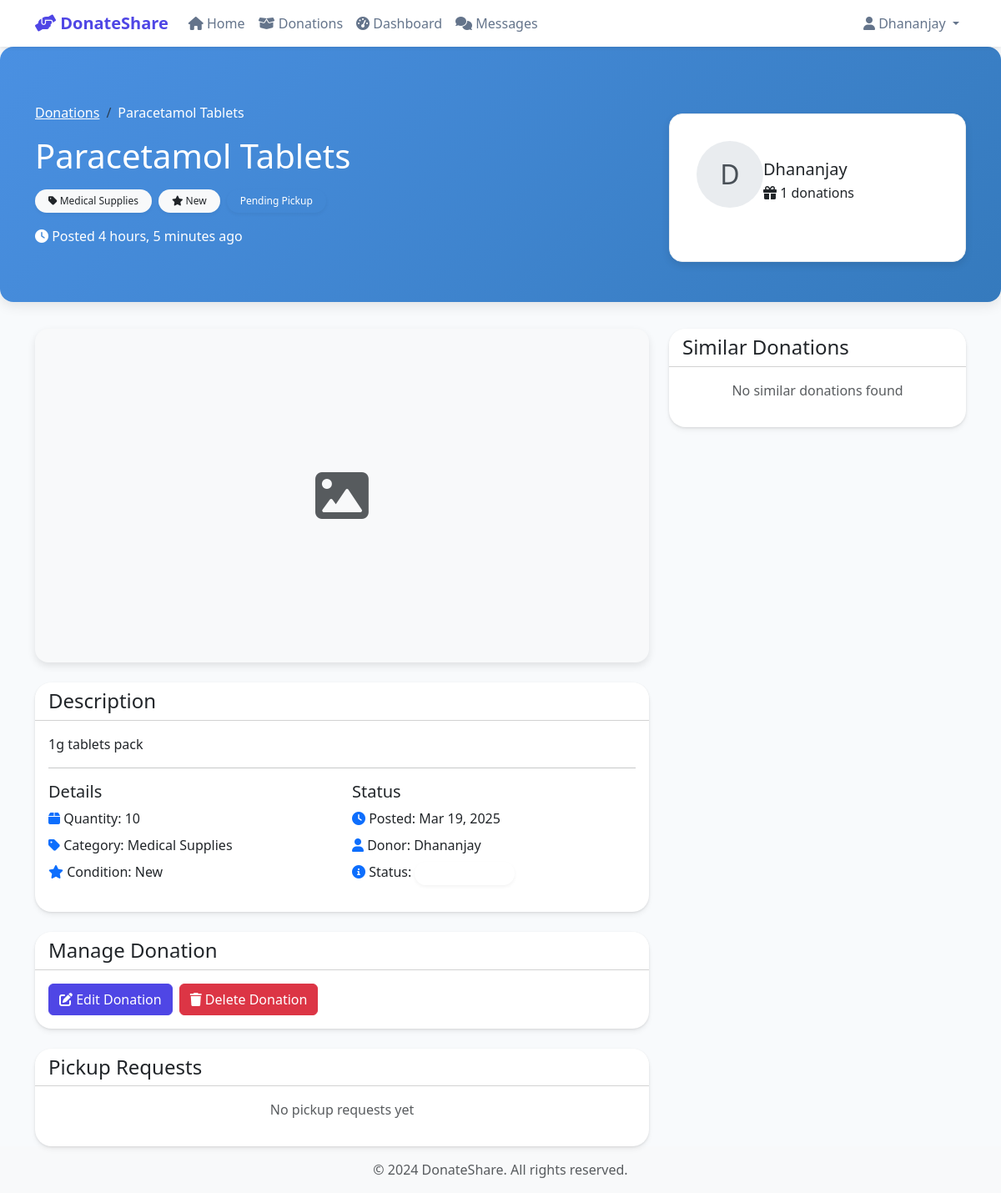
The page /donations/2/ (signed in) on the database its author committed.
### chat/models.py (models this page shows, shortened)
class Donation(models.Model):
    donor = models.ForeignKey(User, related_name='donations', on_delete=models.CASCADE)
    recipient = models.ForeignKey(User, related_name='received_donations', null=True, blank=True, on_delete=models.SET_NULL)
    item_name = models.CharField(max_length=100)
    description = models.TextField()
    category = models.ForeignKey(Category, on_delete=models.PROTECT)
    quantity = models.IntegerField(default=1)
    condition = models.CharField(max_length=50, choices=[
        ('NEW', 'New'),
        ('EXCELLENT', 'Used - Excellent'),
        ('GOOD', 'Used - Good'),
        ('FAIR', 'Used - Fair'),
    ])
    donation_date = models.DateTimeField(auto_now_add=True)
    status = models.CharField(max_length=20, choices=[
        ('AVAILABLE', 'Available'),
        ('PENDING', 'Pending Pickup'),
        ('PICKED_UP', 'Picked Up'),
        ('DELIVERED', 'Delivered'),
    ], default='AVAILABLE')
    image_path = models.ImageField(upload_to='donations/', null=True, blank=True)

class Category(models.Model):
    name = models.CharField(max_length=50, unique=True)
    class Meta:
        verbose_name_plural = 'Categories'

### chat/views/donation_views.py (the view)
# urls.py: path('donations/<int:pk>/', views.donation_detail, name='donation_detail'),
@login_required
def donation_detail(request, pk):
    donation = get_object_or_404(
        Donation.objects.select_related('donor', 'category'),
        pk=pk
    )
    requests = None
    if request.user == donation.donor:
        requests = PickupRequest.objects.filter(
            donation=donation
        ).select_related('recipient').order_by('-request_date')
    similar_donations = Donation.objects.filter(
        status='AVAILABLE',
        category=donation.category
    ).exclude(pk=donation.pk)[:3]
    return render(request, 'chat/donation_detail.html', {
        'donation': donation,
        'requests': requests,
        'similar_donations': similar_donations,
        'user_profile': request.user.userprofile
    })

### templates/chat/donation_detail.html (shortened to what this page needs)
{% extends 'base.html' %}
{% load static %}
{% block content %}
<div class="donation-header">
    <div class="container">
        <div class="row align-items-center">
            <div class="col-md-8">
                <nav aria-label="breadcrumb">
                    <ol class="breadcrumb">
                        <li class="breadcrumb-item"><a href="{% url 'chat:donation_list' %}" class="text-white">Donations</a></li>
                        <li class="breadcrumb-item active text-white" aria-current="page">{{ donation.item_name }}</li>
                    </ol>
                </nav>
                <h1 class="mb-3">{{ donation.item_name }}</h1>
                <div class="d-flex align-items-center mb-3">
                    <span class="badge bg-light text-dark me-2">
                        <i class="fas fa-tag"></i> {{ donation.category.name }}
                    </span>
                    <span class="badge bg-light text-dark me-2">
                        <i class="fas fa-star"></i> {{ donation.get_condition_display }}
                    </span>
                    <span class="badge bg-{{ donation.status|lower }}">
                        {{ donation.get_status_display }}
                    </span>
                </div>
                <p class="mb-0">
                    <i class="fas fa-clock"></i> Posted {{ donation.donation_date|timesince }} ago
                </p>
            </div>
            <div class="col-md-4">
                <div class="donor-card">
                    <div class="d-flex align-items-center mb-3">
                        <div class="donor-avatar">
                            {{ donation.donor.username|make_list|first|upper }}
                        </div>
                        <div>
                            <h5 class="mb-1">{{ donation.donor.username }}</h5>
                            <p class="mb-0">
                                <i class="fas fa-gift"></i> {{ donation.donor.donations.count }} donations
                            </p>
                        </div>
                    </div>
                </div>
            </div>
        </div>
    </div>
</div>
<div class="container">
    <div class="row">
        <div class="col-md-8">
            {% if donation.image %}
                <img src="{{ donation.image.url }}" class="donation-image mb-4" alt="{{ donation.item_name }}">
            {% else %}
                <div class="donation-placeholder mb-4">
                    <i class="fas fa-image fa-4x text-muted"></i>
                </div>
            {% endif %}
            <div class="card mb-4">
                <div class="card-header bg-white">
                    <h4 class="mb-0">Description</h4>
                </div>
                <div class="card-body">
                    <p class="card-text">{{ donation.description }}</p>
                    <hr>
                    <div class="row">
                        <div class="col-md-6">
                            <h5>Details</h5>
                            <ul class="list-unstyled">
                                <li class="mb-2">
                                    <i class="fas fa-box text-primary"></i> Quantity: {{ donation.quantity }}
                                </li>
                                <li class="mb-2">
                                    <i class="fas fa-tag text-primary"></i> Category: {{ donation.category.name }}
                                </li>
                                <li>
                                    <i class="fas fa-star text-primary"></i> Condition: {{ donation.get_condition_display }}
                                </li>
                            </ul>
                        </div>
                        <div class="col-md-6">
                            <h5>Status</h5>
                            <ul class="list-unstyled">
                                <li class="mb-2">
                                    <i class="fas fa-clock text-primary"></i> Posted: {{ donation.donation_date|date:"M d, Y" }}
                                </li>
                                <li class="mb-2">
                                    <i class="fas fa-user text-primary"></i> Donor: {{ donation.donor.username }}
                                </li>
                                <li>
                                    <i class="fas fa-info-circle text-primary"></i> Status:
                                    <span class="badge bg-{{ donation.status|lower }}">
                                    </span>
                                </li>
                            </ul>
                        </div>
                    </div>
                </div>
            </div>
            {% if user == donation.donor %}
            <div class="card mb-4">
                <div class="card-header bg-white">
                    <h4 class="mb-0">Manage Donation</h4>
                </div>
                <div class="card-body">
                    <div class="d-flex gap-2">
                        <a href="{% url 'chat:donation_edit' donation.pk %}" class="btn btn-primary">
                            <i class="fas fa-edit"></i> Edit Donation
                        </a>
                        <button type="button" class="btn btn-danger" data-bs-toggle="modal" data-bs-target="#deleteModal">
                            <i class="fas fa-trash"></i> Delete Donation
                        </button>
                    </div>
                </div>
            </div>
            <div class="card">
                <div class="card-header bg-white">
                    <h4 class="mb-0">Pickup Requests</h4>
                </div>
                <div class="card-body">
                    {% if pickup_requests %}
                        {% for request in pickup_requests %}
                        <div class="card request-card mb-3">
                            <div class="card-body">
                                <div class="d-flex justify-content-between align-items-start">
                                    <div>
                                        <h5 class="card-title">Request from {{ request.recipient.username }}</h5>
                                        <p class="card-text">
                                            <small class="text-muted">
                                                Requested: {{ request.request_date|date:"M d, Y" }}
                                            </small>
                                            {% if request.pickup_date %}
                                            <br>
                                            <small class="text-muted">
                                                Pickup Date: {{ request.pickup_date|date:"M d, Y" }}
                                            </small>
                                            {% endif %}
                                        </p>
                                    </div>
                                    <span class="badge bg-{{ request.status|lower }}">
                                        {{ request.get_status_display }}
                                    </span>
                                </div>
                                {% if request.status == 'PENDING' %}
                                <div class="mt-3">
                                    <button class="btn btn-success btn-sm me-2"
                                            onclick="updateRequestStatus('{{ request.pk }}', 'ACCEPTED')">
                                        <i class="fas fa-check"></i> Accept
                                    </button>
                                    <button class="btn btn-danger btn-sm"
                                            onclick="updateRequestStatus('{{ request.pk }}', 'REJECTED')">
                                        <i class="fas fa-times"></i> Reject
                                    </button>
                                </div>
                                {% elif request.status == 'ACCEPTED' %}
                                <div class="mt-3">
                                    <button class="btn btn-primary btn-sm"
                                            onclick="updateRequestStatus('{{ request.pk }}', 'COMPLETED')">
                                        <i class="fas fa-check-circle"></i> Mark as Completed
                                    </button>
                                </div>
                                {% endif %}
                            </div>
                        </div>
                        {% endfor %}
                    {% else %}
                        <p class="text-center text-muted">No pickup requests yet</p>
                    {% endif %}
                </div>
            </div>
            {% endif %}
        </div>
        <div class="col-md-4">
            <div class="card mb-4">
                <div class="card-header bg-white">
                    <h4 class="mb-0">Similar Donations</h4>
                </div>
                <div class="card-body">
                    {% if similar_donations %}
                        {% for similar in similar_donations %}
                        <div class="card request-card mb-3">
                            <div class="card-body">
                                <div class="d-flex">
                                    {% if similar.image %}
                                        <img src="{{ similar.image.url }}" class="rounded me-3" alt="{{ similar.item_name }}"
                                             style="width: 80px; height: 80px; object-fit: cover;">
                                    {% else %}
                                        <div class="bg-light rounded me-3 d-flex align-items-center justify-content-center"
                                             style="width: 80px; height: 80px;">
                                            <i class="fas fa-image fa-2x text-muted"></i>
                                        </div>
                                    {% endif %}
                                    <div>
                                        <h5 class="card-title">{{ similar.item_name }}</h5>
                                        <p class="card-text">
                                            <small class="text-muted">
                                                <i class="fas fa-tag"></i> {{ similar.category.name }}
                                            </small>
                                        </p>
                                        <a href="{% url 'chat:donation_detail' similar.pk %}" class="btn btn-outline-primary btn-sm">
                                            View Details
                                        </a>
                                    </div>
                                </div>
                            </div>
                        </div>
                        {% endfor %}
                    {% else %}
                        <p class="text-center text-muted">No similar donations found</p>
                    {% endif %}
                </div>
            </div>
        </div>
    </div>
</div>
{% endblock %}

### templates/base.html (shortened to what this page needs)
{% load static %}
<!DOCTYPE html>
<html lang="en">
<head>
    <link href="https://cdn.jsdelivr.net/npm/bootstrap@5.3.0/dist/css/bootstrap.min.css" rel="stylesheet">
    <link href="https://cdnjs.cloudflare.com/ajax/libs/font-awesome/6.0.0/css/all.min.css" rel="stylesheet">
    <link href="{% static 'css/style.css' %}" rel="stylesheet">
</head>
<body>
    <nav class="navbar navbar-expand-lg navbar-light bg-light shadow-sm">
        <div class="container">
            <a class="navbar-brand" href="{% url 'home' %}">
                <i class="fas fa-hands-helping"></i> DonateShare
            </a>
            <div class="collapse navbar-collapse" id="navbarNav">
                <ul class="navbar-nav me-auto">
                    <li class="nav-item">
                        <a class="nav-link {% if request.resolver_match.url_name == 'home' %}active{% endif %}"
                           href="{% url 'home' %}">
                            <i class="fas fa-home"></i> Home
                        </a>
                    </li>
                    <li class="nav-item">
                        <a class="nav-link {% if request.resolver_match.url_name == 'donation_list' %}active{% endif %}"
                           href="{% url 'chat:donation_list' %}">
                            <i class="fas fa-box-open"></i> Donations
                        </a>
                    </li>
                    {% if user.is_authenticated %}
                    <li class="nav-item">
                        <a class="nav-link {% if request.resolver_match.url_name == 'dashboard' %}active{% endif %}"
                           href="{% url 'chat:dashboard' %}">
                            <i class="fas fa-tachometer-alt"></i> Dashboard
                        </a>
                    </li>
                    <li class="nav-item">
                        <a class="nav-link {% if request.resolver_match.url_name == 'chat_list' %}active{% endif %}"
                           href="{% url 'chat:chat_list' %}">
                            <i class="fas fa-comments"></i> Messages
                        </a>
                    </li>
                    {% endif %}
                </ul>
                <ul class="navbar-nav">
                    {% if user.is_authenticated %}
                    <li class="nav-item dropdown">
                        <a class="nav-link dropdown-toggle" href="#" id="userDropdown" role="button"
                           data-bs-toggle="dropdown">
                            <i class="fas fa-user"></i> {{ user.username }}
                        </a>
                    </li>
                    {% endif %}
                </ul>
            </div>
        </div>
    </nav>
    {% block content %}{% endblock %}
    <footer class="footer mt-auto py-3 bg-light">
        <div class="container text-center">
            <span class="text-muted">© 2024 DonateShare. All rights reserved.</span>
        </div>
    </footer>
</body>
</html>

### rows shown on the page
Donation: item_name "Paracetamol Tablets", category.name "Medical Supplies", condition "New", status "Pending Pickup", donation_date "4 hours, 5 minutes", donor.username|make_list "D", donor.username "Dhananjay", donor.donations.count "1", description "1g tablets pack", quantity "10", donation_date "Mar 19, 2025"

### other values the page prints
{{ user.username }} "Dhananjay"
